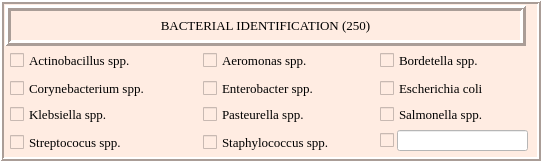
   <widget class="QFrame" name="bacterial_iden_frame">
    <property name="geometry">
     <rect>
      <x>250</x>
      <y>360</y>
      <width>541</width>
      <height>161</height>
     </rect>
    </property>
    <property name="font">
     <font>
      <family>Times New Roman</family>
      <pointsize>10</pointsize>
     </font>
    </property>
    <property name="styleSheet">
     <string notr="true">background:rgb(255, 236, 226)</string>
    </property>
    <property name="frameShape">
     <enum>QFrame::Box</enum>
    </property>
    <property name="frameShadow">
     <enum>QFrame::Raised</enum>
    </property>
    <property name="lineWidth">
     <number>2</number>
    </property>
    <widget class="QLabel" name="bacterial_iden_label">
     <property name="geometry">
      <rect>
       <x>5</x>
       <y>5</y>
       <width>521</width>
       <height>41</height>
      </rect>
     </property>
     <property name="font">
      <font>
       <family>Times New Roman</family>
       <pointsize>10</pointsize>
      </font>
     </property>
     <property name="frameShape">
      <enum>QFrame::Box</enum>
     </property>
     <property name="frameShadow">
      <enum>QFrame::Raised</enum>
     </property>
     <property name="lineWidth">
      <number>3</number>
     </property>
     <property name="text">
      <string>BACTERIAL IDENTIFICATION (250)</string>
     </property>
     <property name="alignment">
      <set>Qt::AlignCenter</set>
     </property>
    </widget>
    <widget class="QCheckBox" name="Actinobacillus_checkBox">
     <property name="geometry">
      <rect>
       <x>10</x>
       <y>50</y>
       <width>191</width>
       <height>21</height>
      </rect>
     </property>
     <property name="font">
      <font>
       <family>Times New Roman</family>
       <pointsize>10</pointsize>
      </font>
     </property>
     <property name="text">
      <string>Actinobacillus spp.</string>
     </property>
    </widget>
    <widget class="QCheckBox" name="Aeromonas_checkBox">
     <property name="geometry">
      <rect>
       <x>203</x>
       <y>50</y>
       <width>151</width>
       <height>21</height>
      </rect>
     </property>
     <property name="font">
      <font>
       <family>Times New Roman</family>
       <pointsize>10</pointsize>
      </font>
     </property>
     <property name="text">
      <string>Aeromonas spp.</string>
     </property>
    </widget>
    <widget class="QCheckBox" name="Bordetella_checkBox">
     <property name="geometry">
      <rect>
       <x>380</x>
       <y>50</y>
       <width>151</width>
       <height>21</height>
      </rect>
     </property>
     <property name="font">
      <font>
       <family>Times New Roman</family>
       <pointsize>10</pointsize>
      </font>
     </property>
     <property name="text">
      <string>Bordetella spp.</string>
     </property>
    </widget>
    <widget class="QCheckBox" name="Corynebacterium_checkBox">
     <property name="geometry">
      <rect>
       <x>10</x>
       <y>78</y>
       <width>191</width>
       <height>21</height>
      </rect>
     </property>
     <property name="font">
      <font>
       <family>Times New Roman</family>
       <pointsize>10</pointsize>
      </font>
     </property>
     <property name="text">
      <string>Corynebacterium spp.</string>
     </property>
    </widget>
    <widget class="QCheckBox" name="Enterobacter_checkBox">
     <property name="geometry">
      <rect>
       <x>203</x>
       <y>78</y>
       <width>191</width>
       <height>21</height>
      </rect>
     </property>
     <property name="font">
      <font>
       <family>Times New Roman</family>
       <pointsize>10</pointsize>
      </font>
     </property>
     <property name="text">
      <string>Enterobacter spp.</string>
     </property>
    </widget>
    <widget class="QCheckBox" name="Escherichia_checkBox">
     <property name="geometry">
      <rect>
       <x>380</x>
       <y>78</y>
       <width>141</width>
       <height>21</height>
      </rect>
     </property>
     <property name="font">
      <font>
       <family>Times New Roman</family>
       <pointsize>10</pointsize>
      </font>
     </property>
     <property name="text">
      <string>Escherichia coli</string>
     </property>
    </widget>
    <widget class="QCheckBox" name="Klebsiella_checkBox">
     <property name="geometry">
      <rect>
       <x>10</x>
       <y>104</y>
       <width>191</width>
       <height>21</height>
      </rect>
     </property>
     <property name="font">
      <font>
       <family>Times New Roman</family>
       <pointsize>10</pointsize>
      </font>
     </property>
     <property name="text">
      <string>Klebsiella spp.</string>
     </property>
    </widget>
    <widget class="QCheckBox" name="Pasteurella_checkBox">
     <property name="geometry">
      <rect>
       <x>203</x>
       <y>104</y>
       <width>191</width>
       <height>21</height>
      </rect>
     </property>
     <property name="font">
      <font>
       <family>Times New Roman</family>
       <pointsize>10</pointsize>
      </font>
     </property>
     <property name="text">
      <string>Pasteurella spp.</string>
     </property>
    </widget>
    <widget class="QCheckBox" name="Salmonella_checkBox">
     <property name="geometry">
      <rect>
       <x>380</x>
       <y>104</y>
       <width>151</width>
       <height>21</height>
      </rect>
     </property>
     <property name="font">
      <font>
       <family>Times New Roman</family>
       <pointsize>10</pointsize>
      </font>
     </property>
     <property name="text">
      <string>Salmonella spp.</string>
     </property>
    </widget>
    <widget class="QCheckBox" name="Streptococus_checkBox">
     <property name="geometry">
      <rect>
       <x>10</x>
       <y>132</y>
       <width>191</width>
       <height>21</height>
      </rect>
     </property>
     <property name="font">
      <font>
       <family>Times New Roman</family>
       <pointsize>10</pointsize>
      </font>
     </property>
     <property name="text">
      <string>Streptococus spp.</string>
     </property>
    </widget>
    <widget class="QCheckBox" name="Staphylococcus_checkBox">
     <property name="geometry">
      <rect>
       <x>203</x>
       <y>132</y>
       <width>191</width>
       <height>21</height>
      </rect>
     </property>
     <property name="font">
      <font>
       <family>Times New Roman</family>
       <pointsize>10</pointsize>
      </font>
     </property>
     <property name="text">
      <string>Staphylococcus spp.</string>
     </property>
    </widget>
    <widget class="QCheckBox" name="iden_others_checkBox">
     <property name="geometry">
      <rect>
       <x>380</x>
       <y>130</y>
       <width>21</width>
       <height>21</height>
      </rect>
     </property>
     <property name="font">
      <font>
       <family>Times New Roman</family>
       <pointsize>10</pointsize>
      </font>
     </property>
     <property name="text">
      <string/>
     </property>
    </widget>
    <widget class="QLineEdit" name="bacterial_others_lineEdit">
     <property name="geometry">
      <rect>
       <x>397</x>
       <y>130</y>
       <width>131</width>
       <height>21</height>
      </rect>
     </property>
     <property name="font">
      <font>
       <family>Times New Roman</family>
       <pointsize>10</pointsize>
      </font>
     </property>
     <property name="styleSheet">
      <string notr="true">background:rgb(255, 255, 255)</string>
     </property>
     <property name="alignment">
      <set>Qt::AlignCenter</set>
     </property>
    </widget>
   </widget>
